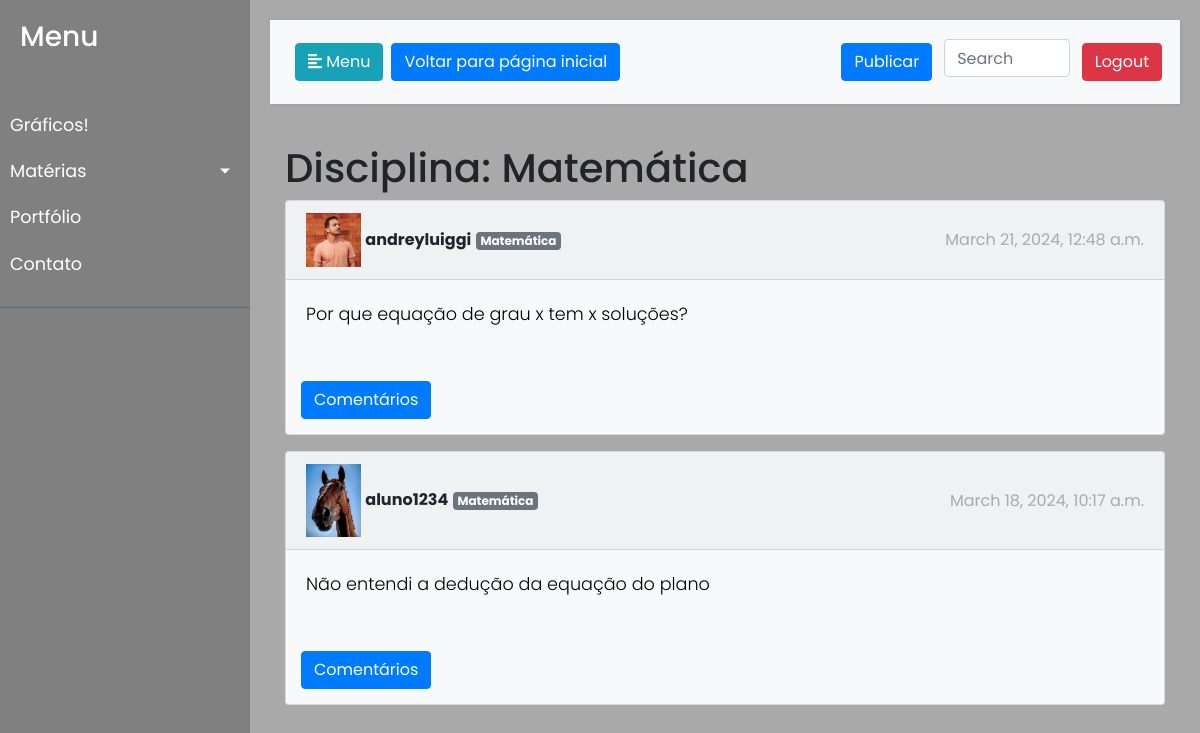
/auth/disciplina/Matemática/, run on the app's committed database.
### usuarios/models.py (models this page shows, shortened)
class Disciplina(models.Model):
    nome = models.CharField(max_length=100)

class Post(models.Model):
    author = models.ForeignKey(User, on_delete=models.CASCADE, related_name='posts')
    content = models.TextField()
    date = models.DateTimeField(default=timezone.now)
    disciplinas = models.ManyToManyField(Disciplina, related_name='posts')

class Pessoa(models.Model):
    user = models.OneToOneField(User, on_delete=models.CASCADE)
    foto_perfil = models.ImageField(upload_to='perfil/', default='usuarios/static/ppic.png')
    qualificacao = models.CharField(max_length=50)
    semestre = models.IntegerField(null=True, blank=True)
    email = models.EmailField(max_length=254, blank=True, null=True)  # Adicione esta linha para o e-mail

### usuarios/views.py (the view)
# urls.py: path('disciplina/<str:nome_disciplina>/', views.filtrar_disciplina, name='filtrar_disciplina'),
def filtrar_disciplina(request, nome_disciplina):
    disciplina = get_object_or_404(Disciplina, nome=nome_disciplina)
    disciplinas = Disciplina.objects.all()  # Obtém as disciplinas
    posts = Post.objects.filter(disciplinas=disciplina).order_by('-date')
    context = {
        'posts': posts,
        'nome_disciplina': nome_disciplina,
        'disciplinas': disciplinas,
    }
    return render(request, 'filtrado.html', context)

### usuarios/templates/filtrado.html (shortened to what this page needs)
{% load static %}
<!DOCTYPE html>
<html>
<head>
<link rel="stylesheet" href="https://stackpath.bootstrapcdn.com/bootstrap/4.1.0/css/bootstrap.min.css" >
<link rel='stylesheet' href='https://stackpath.bootstrapcdn.com/bootstrap/4.1.0/css/bootstrap.min.css'>
</head>
<body>
    <div class="wrapper">
        <nav id="sidebar">
            <div class="sidebar-header">
                <h3>Menu</h3>
            </div>
            <ul class="list-unstyled components">
                <li class="active">
                <li>
                    <a href="{% url 'auth:feed2'%}">Gráficos!</a>
                </li>
                <li>
                    <a href="#disciplinasSubmenu" data-toggle="collapse" aria-expanded="false" class="dropdown-toggle">Matérias</a>
                </li>
                <li>
                    <a href="#">Portfólio</a>
                </li>
                <li>
                    <a href="#">Contato</a>
                </li>
            </ul>
        </nav>
        <div id="content">
            <nav class="navbar navbar-expand-lg navbar-light bg-light">
                <div class="container-fluid">
                    <button type="button" id="sidebarCollapse" class="btn btn-info">
                        <i class="fas fa-align-left"></i>
                        <span>Menu</span>
                    </button>
                    <a href="{% url 'auth:feed2'%}" class="btn btn-primary m-2">Voltar para página inicial</a>
                </div>
                <form class="d-flex" action="{% url 'feed' %}" method="GET">
                    <a href="{% url 'auth:publicate' %}" class="btn btn-primary m-2">Publicar</a>
                    <input class="form-control m-1 search-bar" type="search" placeholder="Search" aria-label="Search" name="pesquisa">
                    <a href="/auth/logout" class="btn btn-danger m-2">Logout</a>
                </form>
            </nav>
            <main class="container">
                <h1>Disciplina: {{ nome_disciplina }}</h1>
                {% for post in posts %}
                <div class="card bg-light mb-3">
                    <div class="card-header d-flex justify-content-between align-items-center">
                        <span>
                            <img src="{% if post.author.pessoa.foto_perfil %}{{ post.author.pessoa.foto_perfil.url }}{% else %}{% static 'usuarios/static/ppic.png' %}{% endif %}" alt="Foto de perfil" width="55px">
                            <strong>{{ post.author }}</strong>
                            {% for disciplina in post.disciplinas.all %}
                                <span class="badge badge-secondary">{{ disciplina.nome }}</span>
                            {% endfor %}
                        </span>
                        <span style="color: #808080a1">{{ post.date }}</span>
                    </div>
                    <div class="card-body">
                        <p class="card-text" style="text-align: justify;">{{ post.content }}</p>
                    </div>
                    <div class="row mt-3">
                        <div class="col">
                            <a href="{% url 'auth:exibir_respostas' post.id %}" class="btn btn-primary" style="margin:15px">Comentários</a>
                        </div>
                    </div>
                </div>
                {% endfor %}
            </main>
    </div>
</body>
</html>

### usuarios/templates/filtrado.html (style rules this page uses)
body { font-family: 'Poppins', sans-serif; background: #A9A9A9; }
p { font-family: 'Poppins', sans-serif; font-size: 1.1em; font-weight: 300; line-height: 1.7em; color: #000; }
a, a:hover, a:focus { color: inherit; text-decoration: none; transition: all 0.3s; }
.navbar { padding: 15px 10px; background: #fff; border: none; border-radius: 0; margin-bottom: 40px; box-shadow: 1px 1px 3px rgba(0, 0, 0, 0.1); }
.wrapper { display: flex; width: 100%; align-items: stretch; }
#sidebar { min-width: 250px; max-width: 250px; background: #808080; color: #fff; transition: all 0.3s; }
#sidebar .sidebar-header { padding: 20px; background: #808080; }
#sidebar ul.components { padding: 20px 0; border-bottom: 1px solid #47748b; }
#sidebar ul li a { padding: 10px; font-size: 1.1em; display: block; }
a[data-toggle="collapse"] { position: relative; }
.dropdown-toggle::after { display: block; position: absolute; top: 50%; right: 20px; transform: translateY(-50%); }
#content { width: 100%; padding: 20px; min-height: 100vh; transition: all 0.3s; }

### data on the page
Disciplina: nome "Matemática"
Post: author.foto_perfil (picture), author "andreyluiggi", date "March 21, 2024, 12:48 a.m.", content "Por que equação de grau x tem x soluções?"
Post: author.foto_perfil (picture), author "aluno1234", date "March 18, 2024, 10:17 a.m.", content "Não entendi a dedução da equação do plano"
